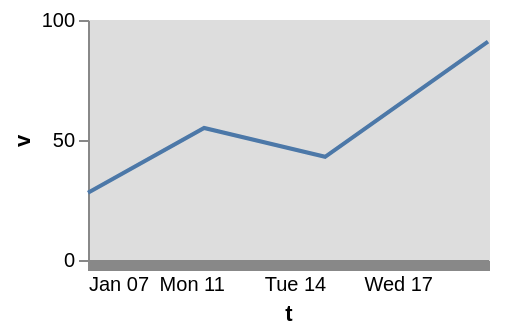

Vega-Lite specification for this chart:
### Vega-Lite specification from a JSON file in a GitHub repository (floating-point values rounded to 4 significant figures)
{"$schema": "https://vega.github.io/schema/vega-lite/v6.json", "width": 200, "height": 120, "data": {"values": [{"c": "alpha", "v": 28, "w": 3, "t": "2024-01-07"}, {"c": "beta", "v": 55, "w": 7, "t": "2024-03-19"}, {"c": "gamma", "v": 43, "w": 5, "t": "2024-06-02"}, {"c": "delta", "v": 91, "w": 9, "t": "2024-09-11"}]}, "mark": "line", "encoding": {"x": {"field": "t", "type": "temporal", "axis": {"tickCount": "day"}}, "y": {"field": "v", "type": "quantitative"}}}
